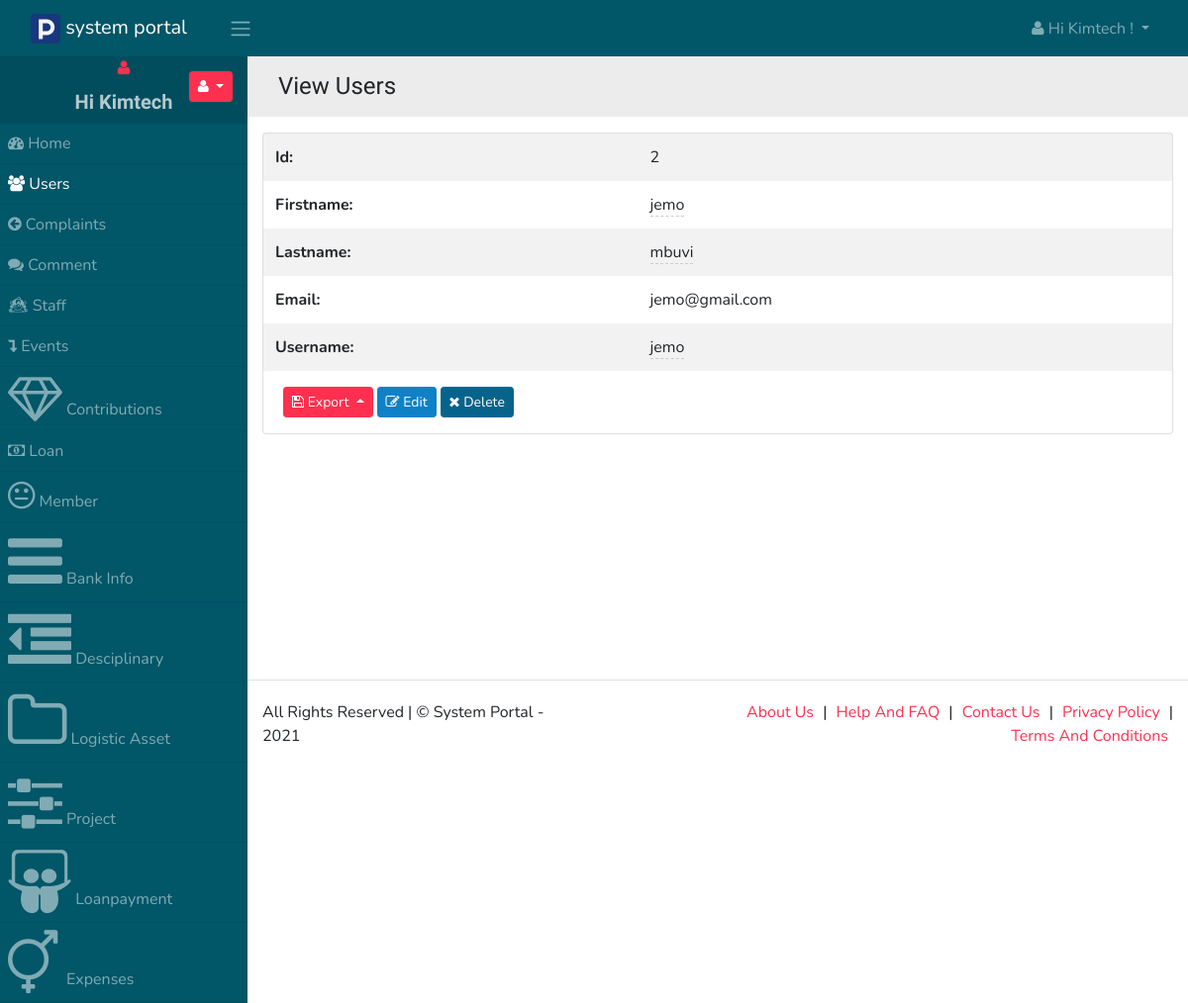
The app's page /users/view/2 (signed in) with its own data.
### tables this page shows
CREATE TABLE `users` (
  `id` int(11) NOT NULL,
  `firstname` varchar(255) NOT NULL,
  `lastname` varchar(255) NOT NULL,
  `email` varchar(255) NOT NULL,
  `username` varchar(255) NOT NULL,
  `password` varchar(255) DEFAULT NULL,
  `login_session_key` varchar(255) DEFAULT NULL,
  `email_status` varchar(255) DEFAULT NULL,
  `password_expire_date` datetime DEFAULT '2021-03-28 00:00:00',
  `password_reset_key` varchar(255) DEFAULT NULL
);

### app/controllers/UsersController.php (called while the page is built, shortened)
<?php
class UsersController extends SecureController{
	function __construct(){
		$this->tablename = "users";
	}
	function view($rec_id = null, $value = null){
		$db = $this->GetModel();
		$rec_id = $this->rec_id = urldecode($rec_id);
		$tablename = $this->tablename;
		$fields = array("id",
			"firstname",
			"lastname",
			"email",
			"username");
		if($value){
			$db->where($rec_id, urldecode($value));
		}
		else{
			$db->where("users.id", $rec_id);;
		}
		$record = $db->getOne($tablename, $fields );
		return $this->render_view("users/view.php", $record);
	}
}

### index.php (called while the page is built, shortened)
<?php
	require(HELPERS_DIR . 'Functions.php');
	require(SYSTEM_DIR . 'BaseView.php');
	$page = new Router;
	$page->init();

### app/models/PDODb.php (called while the page is built, shortened)
<?php
class PDODb
{
    private $connectionParams = array(
        'type' => 'mysql',
        'host' => null,
        'username' => null,
        'password' => null,
        'dbname' => null,
        'port' => null,
        'charset' => null
    );
    private $groupBy = array();
    private $orderBy = array();
    private $params = array();
    private $pdo;
    private $prefix = '';
    private $query = '';
    private $queryOptions = array();
    private $returnType = PDO::FETCH_ASSOC;
    private $useGenerator = false;
    public function __construct($type, $host = null, $username = null, $password = null, $dbname = null, $port = null, $charset = null)
    {
        if (is_array($type)) {
            $this->connectionParams = $type;
        }
		elseif (is_object($type)) {
            $this->pdo = $type;
        }
		else {
            foreach ($this->connectionParams as $key => $param) {
                if (isset($$key) && !is_null($$key)) {
                    $this->connectionParams[$key] = $$key;
                }
            }
        }
    }
    public function connect()
    {
		$dbType = strtolower($this->connectionParams['type']);
		if($dbType == 'sqlite'){
			$this->fieldQuote = '"';
			$connectionString = 'sqlite:'.$this->connectionParams['dbname'];
			$this->pdo = new PDO($connectionString);
		}
		else{
			$connectionString = $this->connectionParams['type'].':';
			$connectionParams = ['host', 'dbname', 'port'];
			foreach ($connectionParams as $connectionParam) {
				if (!empty($this->connectionParams[$connectionParam])) {
					$connectionString .= $connectionParam.'='.$this->connectionParams[$connectionParam].';';
				}
			}
			$connectionString = rtrim($connectionString, ';');
			$options = array(
				PDO::ATTR_ERRMODE => PDO::ERRMODE_EXCEPTION,
				PDO::ATTR_PERSISTENT => false
			);
			$this->pdo = new PDO($connectionString, $this->connectionParams['username'], $this->connectionParams['password'], $options);
			$charset = $this->connectionParams['charset'];
			if(!empty($charset)){
				$this->pdo->query("SET NAMES '$charset'");
			}
		}
    }
    private function buildCondition($operator, $conditions)
    {
        if (empty($conditions)) {
            return;
        }
        $this->query .= ' '.$operator;
        foreach ($conditions as $cond) {
            list ($concat, $varName, $operator, $val) = $cond;
            $this->query .= " ".$concat." ".$varName;
            switch (strtolower($operator)) {
                default:
                    if (is_array($val)) {
                        $this->params = array_merge($this->params, $val);
                    } elseif ($val === null) {
                        $this->query .= ' '.$operator." NULL";
                    } elseif ($val != 'DBNULL' || $val == '0') {
                        $this->query .= $this->buildPair($operator, $val);
                    }
            }
        }
    }
    protected function buildGroupBy()
    {
        if (empty($this->groupBy)) {
            return;
        }
        $this->query .= " GROUP BY ";
        $this->query = rtrim($this->query, ', ')." ";
    }
    private function buildLimit($numRows)
    {
		$dbType = $this->connectionParams['type'];
		if($dbType == 'sqlsrv'){
			if (is_array($numRows)) {
				$limit = $numRows[1];
				$offset = intval($numRows[0]);
				$orderby = null;
				if(empty($this->orderBy)){
					$orderby = " ORDER BY(SELECT NULL)";
				}
				$this->query .= "$orderby OFFSET $offset ROWS FETCH NEXT $limit ROWS ONLY";
			}
		}
		else{
			if (is_array($numRows)) {
				$this->query .= ' LIMIT '.(int) $numRows[1].' OFFSET '.(int) $numRows[0];
			}
			else {
				$this->query .= ' LIMIT '.(int) $numRows;
			}
		}
	}
    private function buildOrderBy()
    {
        if (empty($this->orderBy)) {
            return;
        }
        $this->query .= " ORDER BY ";
        $this->query = rtrim($this->query, ', ')." ";
    }
    private function buildPair($operator, $value)
    {
        if (!is_object($value)) {
            $this->params[] = $value;
            return ' '.$operator.' ? ';
        }
        $subQuery = $value->getSubQuery();
        return " ".$operator." (".$subQuery['query'].") ".$subQuery['alias'];
    }
    private function buildQuery($numRows, $tableData = null)
    {
		$this->params = [];
        return $this->prepare();
    }
    private function buildResult($stmt)
    {
		if ($stmt->columnCount () == 0){
			return $stmt->rowCount();
		}
		else{
			if ($this->useGenerator) {
				return $this->buildResultGenerator($stmt);
			}
			else {
				return $stmt->fetchAll($this->returnType);
			}
		}
    }
    private function determineType($item)
    {
        switch (gettype($item)) {
            case 'string':
                return PDO::PARAM_STR;
        }
    }
    private function getTableName($tableName)
    {
        return strpos($tableName, '.') !== false ? $tableName : $this->prefix.$tableName;
    }
    public function get($tableName, $numRows = null, $columns = '*')
    {
        $column = is_array($columns) ? implode(', ', $columns) : $columns;
		$dbType = $this->connectionParams['type'];
		$queryOptions = implode(' ', $this->queryOptions);
		$sqlsrvTop = "";
        $this->query = "SELECT $queryOptions $sqlsrvTop $column FROM " . $this->getTableName($tableName);
		$stmt = $this->buildQuery($numRows);
        $stmt->execute();
        $result = $this->buildResult($stmt);
        return $result;
    }
    public function getOne($tableName, $columns = '*')
    {
        $result = $this->get($tableName, 1, $columns);
        if ($this->useGenerator) {
            return $result->current() ? $result->current() : false;
        } else {
            return $result ? $result[0] : false;
        }
    }
    public function pdo()
    {
        if (!$this->pdo) {
            $this->connect();
        }
        return $this->pdo;
    }
    private function prepare()
    {
		$query = $this->query;
        $stmt = $this->pdo()->prepare($query);
        foreach ($this->params as $key => $value) {
            $stmt->bindValue(is_int($key) ? $key + 1 : ':'.$key, $value, $this->determineType($value));
        }
        return $stmt;
    }
    private function reset()
    {
        $this->groupBy         = [];
        $this->orderBy         = [];
        $this->params          = [];
        $this->query           = '';
        $this->queryOptions    = [];
    }
}

### app/views/partials/users/view.php (the view, shortened to what this page needs)
<?php
$page_element_id = "view-page-" . random_str();
$current_page = $this->set_current_page_link();
$data = $this->view_data;
$show_header = $this->show_header;
?>
<section class="page" id="<?php echo $page_element_id; ?>" data-page-type="view"  data-display-type="table" data-page-url="<?php print_link($current_page); ?>">
    <?php
    if( $show_header == true ){
    ?>
    <div  class="bg-light p-3 mb-3">
        <div class="container">
            <div class="row ">
                <div class="col ">
                    <h4 class="record-title">View  Users</h4>
                </div>
            </div>
        </div>
    </div>
    <?php
    }
    ?>
    <div  class="">
        <div class="container">
            <div class="row ">
                <div class="col-md-12 comp-grid">
                    <div  class="card animated fadeIn page-content">
                        <?php
                        if(!empty($data)){
                        $rec_id = (!empty($data['id']) ? urlencode($data['id']) : null);
                        ?>
                        <div id="page-report-body" class="">
                            <table class="table table-hover table-borderless table-striped">
                                <tbody class="page-data" id="page-data-<?php echo $page_element_id; ?>">
                                    <tr  class="td-id">
                                        <th class="title"> Id: </th>
                                        <td class="value"> <?php echo $data['id']; ?></td>
                                    </tr>
                                    <tr  class="td-firstname">
                                        <th class="title"> Firstname: </th>
                                        <td class="value">
                                            <span  data-value="<?php echo $data['firstname']; ?>"
                                                data-pk="<?php echo $data['id'] ?>"
                                                data-url="<?php print_link("users/editfield/" . urlencode($data['id'])); ?>"
                                                data-name="firstname"
                                                data-title="Enter Firstname"
                                                data-placement="left"
                                                data-toggle="click"
                                                data-type="text"
                                                data-mode="popover"
                                                data-showbuttons="left"
                                                class="is-editable" >
                                                <?php echo $data['firstname']; ?>
                                            </span>
                                        </td>
                                    </tr>
                                    <tr  class="td-lastname">
                                        <th class="title"> Lastname: </th>
                                        <td class="value">
                                            <span  data-value="<?php echo $data['lastname']; ?>"
                                                data-pk="<?php echo $data['id'] ?>"
                                                data-url="<?php print_link("users/editfield/" . urlencode($data['id'])); ?>"
                                                data-name="lastname"
                                                data-title="Enter Lastname"
                                                data-placement="left"
                                                data-toggle="click"
                                                data-type="text"
                                                data-mode="popover"
                                                data-showbuttons="left"
                                                class="is-editable" >
                                                <?php echo $data['lastname']; ?>
                                            </span>
                                        </td>
                                    </tr>
                                    <tr  class="td-email">
                                        <th class="title"> Email: </th>
                                        <td class="value"> <?php echo $data['email']; ?></td>
                                    </tr>
                                    <tr  class="td-username">
                                        <th class="title"> Username: </th>
                                        <td class="value">
                                            <span  data-value="<?php echo $data['username']; ?>"
                                                data-pk="<?php echo $data['id'] ?>"
                                                data-url="<?php print_link("users/editfield/" . urlencode($data['id'])); ?>"
                                                data-name="username"
                                                data-title="Enter Username"
                                                data-placement="left"
                                                data-toggle="click"
                                                data-type="text"
                                                data-mode="popover"
                                                data-showbuttons="left"
                                                class="is-editable" >
                                                <?php echo $data['username']; ?>
                                            </span>
                                        </td>
                                    </tr>
                                </tbody>
                            </table>
                        </div>
                        <div class="p-3 d-flex">
                            <div class="dropup export-btn-holder mx-1">
                                <button class="btn btn-sm btn-primary dropdown-toggle" type="button" data-toggle="dropdown" aria-haspopup="true" aria-expanded="false">
                                    <i class="fa fa-save"></i> Export
                                </button>
                                                </div>
                                                <a class="btn btn-sm btn-info"  href="<?php print_link("users/edit/$rec_id"); ?>">
                                                    <i class="fa fa-edit"></i> Edit
                                                </a>
                                                <a class="btn btn-sm btn-danger record-delete-btn mx-1"  href="" data-prompt-msg="Are you sure you want to delete this record?" data-display-style="modal">
                                                    <i class="fa fa-times"></i> Delete
                                                </a>
                                            </div>
                                            <?php
                                            }
                                            ?>
                                        </div>
                                    </div>
                                </div>
                            </div>
                        </div>
                    </section>

### assets/css/custom-style.css (style rules this page uses)
body { margin: 0; padding: 0; overflow-x: hidden; }
td, th { position:relative; }
td .is-editable { border-bottom:none; border-bottom: 1px dashed #ccc; }
.dropdown-toggle:after { transition: 0.5s; }
.table tr td { vertical-align: middle !important; }
.table { margin-bottom: 0; }
.table-borderless tbody tr td, .table-borderless tbody tr th, .table-borderless thead tr th { border: none; }
h1, h2, h3, h4, h5 { margin: 0; padding: 0; }
body { padding-top:50px; }

### records on screen
users: id "2", firstname "jemo", lastname "mbuvi", email "jemo@gmail.com", username "jemo"

### other values on screen
SITE_NAME "system portal"
USER_NAME "Kimtech"
$menuobj['label'] "Home"
$menuobj['label'] "Users"
$menuobj['label'] "Complaints"
$menuobj['label'] "Comment"
$menuobj['label'] "Staff"
$menuobj['label'] "Events"
$menuobj['label'] "Contributions"
$menuobj['label'] "Loan"
$menuobj['label'] "Member"
$menuobj['label'] "Bank Info"
$menuobj['label'] "Desciplinary"
$menuobj['label'] "Logistic Asset"
$menuobj['label'] "Project"
